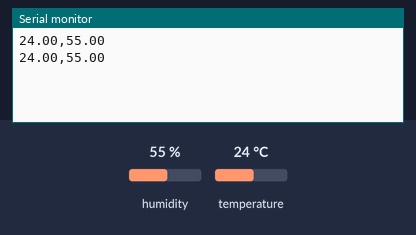
Bench run of a sketch on a simulated Arduino Uno, built with avr-gcc and run on an emulated ATmega328P. On the bench: the last lines printed to the serial monitor. The inputs (shaded band) are chosen by the test bench; at power-on: humidity 55 %, temperature 24 °C.

Above: at 2.8 s.
2.9 s: humidity set to 22 %
At 5.0 s:
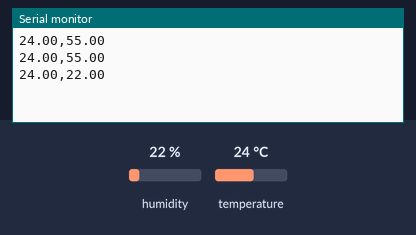
5.6 s: temperature set to 12 °C
At 7.4 s:
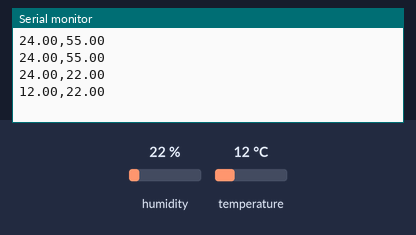
8.3 s: humidity set to 40 %
At 11.0 s:
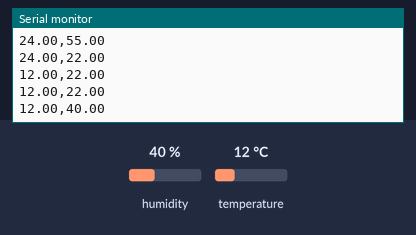
Timing chart, 0 to 12.5 s (numbered marks = the images above; inputs shaded):
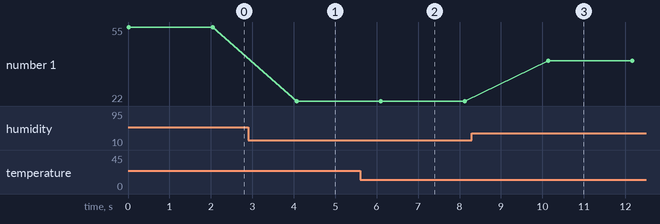

Measured:
- after the input at 2.9 s, the serial monitor: prints a new line after 1.2 s (image 1)
- after the input at 5.6 s, the serial monitor: prints a new line after 0.50 s (image 2)
- after the input at 8.3 s, the serial monitor: prints a new line after 1.8 s (image 3)
- plotted number 1: 55 → 22 after the input at 2.9 s, 22 → 40 after the input at 8.3 s

The sketch:

09_dht11.ino
```cpp
// 코아랩 파이썬 x 아두이노 - 09 DHT11 온습도센서
#include <DHT.h>

DHT dht(2, DHT11);

void setup() {
  Serial.begin(9600);
  dht.begin();
}

void loop() {
  float h = dht.readHumidity();
  float t = dht.readTemperature();
  if (!isnan(h) && !isnan(t)) {
    Serial.print(t);
    Serial.print(",");
    Serial.println(h);
  }
  delay(2000);
}
```
